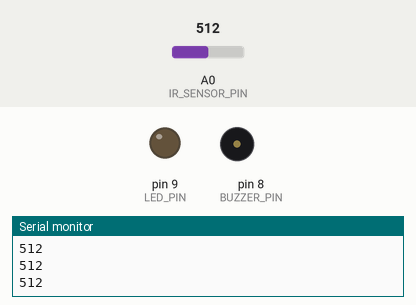
Simulated run of this sketch. Board: Arduino Uno, built with avr-gcc and run on an emulated ATmega328P. On the bench: output pins drawn as LEDs (lit = HIGH), buzzer (waves = sounding, pin HIGH), the last lines printed to the serial monitor. The test bench sets the inputs (shaded band); at power-on: A0 (IR_SENSOR_PIN) = 512.

Above: at 1.2 s.
1.3 s: A0 (IR_SENSOR_PIN) set to 592
2.8 s: A0 (IR_SENSOR_PIN) set to 618
At 3.5 s:
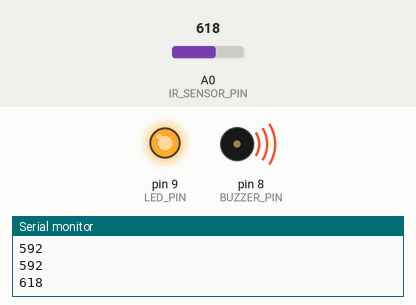
4.3 s: A0 (IR_SENSOR_PIN) set to 590
At 6.2 s:
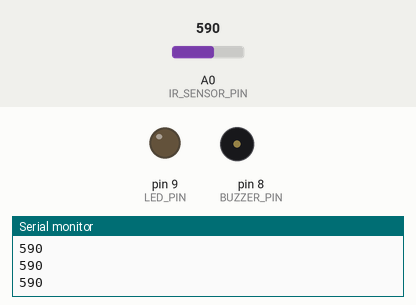
6.5 s: A0 (IR_SENSOR_PIN) set to 610
At 7.7 s:
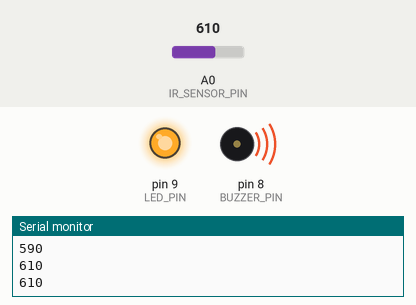
Timing chart, 0 to 9.0 s (numbered marks = the images above; inputs shaded):
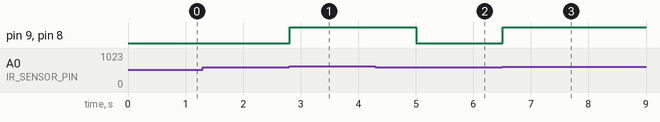

Measured:
- the behaviour switches between 600 and 601 on A0 (IR_SENSOR_PIN) (found by bisection; images 0 and 1)
- after the input at 2.8 s, pin 9 (LED_PIN), pin 8 (BUZZER_PIN): LOW → HIGH at once
- after the input at 4.3 s, pin 9 (LED_PIN), pin 8 (BUZZER_PIN): HIGH → LOW after 0.71 s
- after the input at 6.5 s, pin 9 (LED_PIN), pin 8 (BUZZER_PIN): LOW → HIGH at once

The sketch:

arduino_code.ino
```cpp
// Drowsiness Detection System
#include <Arduino.h>

#define IR_SENSOR_PIN A0  // IR Sensor connected to Analog pin A0
#define LED_PIN 9         // LED connected to Digital pin 9
#define BUZZER_PIN 8      // Buzzer connected to Digital pin 8

void setup() {
    pinMode(IR_SENSOR_PIN, INPUT);
    pinMode(LED_PIN, OUTPUT);
    pinMode(BUZZER_PIN, OUTPUT);
    Serial.begin(9600);
}

void loop() {
    int sensorValue = analogRead(IR_SENSOR_PIN);
    Serial.println(sensorValue);

    // Threshold for detecting closed eyes (adjust as needed)
    if (sensorValue > 600) {
        digitalWrite(LED_PIN, HIGH);
        digitalWrite(BUZZER_PIN, HIGH);
        delay(1000);  // Alert duration
    } else {
        digitalWrite(LED_PIN, LOW);
        digitalWrite(BUZZER_PIN, LOW);
    }

    delay(100);  // Sampling interval
}
```
